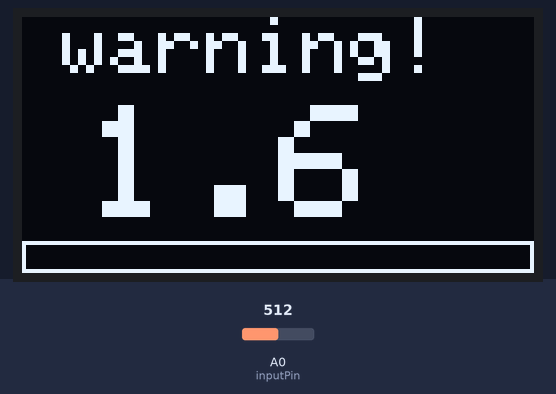
This sketch was run on a simulated Arduino Uno, built with avr-gcc and run on an emulated ATmega328P. Shown: 128×64 one-colour display. The inputs (shaded band) are chosen by the test bench; at power-on: A0 (inputPin) = 512.

Above: at 3.03 s.
3.3 s: A0 (inputPin) set to 716
At 3.59 s:
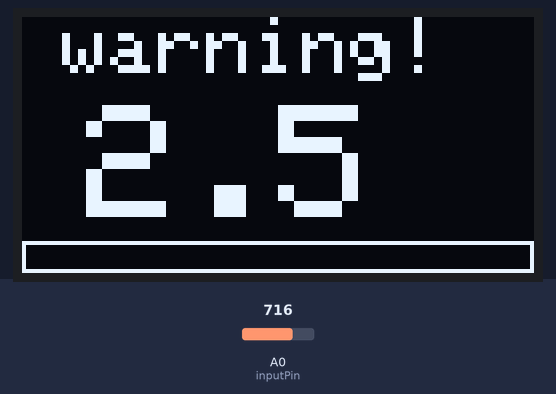
4.9 s: A0 (inputPin) set to 970
At 5.26 s:
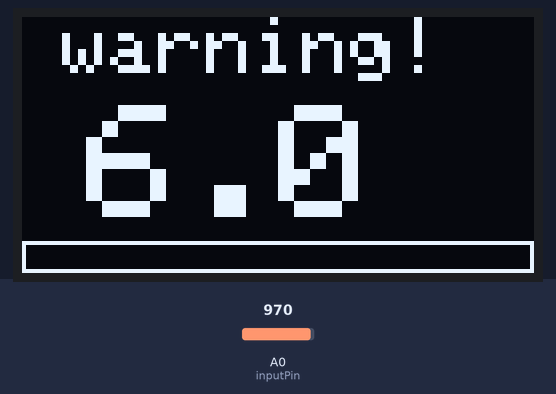
6.6 s: A0 (inputPin) set to 998
At 13.0 s:
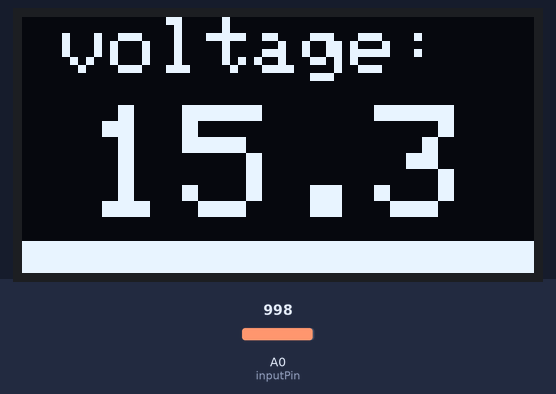
Timing chart, 0 to 14.5 s (numbered marks = the images above; inputs shaded):
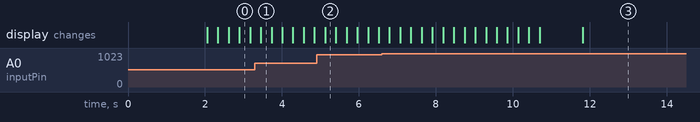

Measured:
- the behaviour switches between 985 and 986 on A0 (inputPin) (found by bisection; images 2 and 3)

The sketch:

readvoltage.ino
```cpp
#include <Wire.h>
#include <Adafruit_GFX.h>
#include <Adafruit_SSD1306.h>
#include "LowPower.h"

#define SCREEN_WIDTH 128 // OLED display width, in pixels
#define SCREEN_HEIGHT 64 // OLED display height, in pixels
#define TOP_CHARGE 14600 // top battery voltage
#define BOTTOM_CHARGE 10200 // bottom battery voltage

// Declaration for an SSD1306 display connected to I2C (SDA, SCL pins)
Adafruit_SSD1306 display(SCREEN_WIDTH, SCREEN_HEIGHT, &Wire, -1);

/*
 * Using Smoothing example from Arduino public domain
 *  * created 22 Apr 2007
 * by David A. Mellis  <dam@mellis.org>
 * modified 9 Apr 2012
 * by Tom Igoe
 * http://www.arduino.cc/en/Tutorial/Smoothing
 *
 * The rest of the code is pieced together from my experimentation and
 * various examples/tutorials out there on the World Wide Interwebs (WWI)
 * - Rex Vokey (KE6MT) 12 Aug 2019
 */

const int numReadings = 20;

int readings[numReadings];      // the readings from the analog input
int readIndex = 0;              // the index of the current reading
int total = 0;                  // the running total
int average = 0;                // the average
float voltMappedAverage = 0;        // mapped average for voltage
int dispMappedAverage = 0;      // for bar display
float voltage = 0;            // floating point voltage

int top90 = 100;
int middle = 100;
int bottom = 0;
bool battLow = false;


int inputPin = A0;

void setup() {
  // initialize serial communication with computer:
  Serial.begin(19200);

  if(!display.begin(SSD1306_SWITCHCAPVCC, 0x3C)) {
    Serial.println(F("SSD1306 allocation failed"));
    for(;;);
  }
  delay(2000);
  display.clearDisplay();
  display.setTextSize(2);
  display.setTextColor(WHITE);
  display.setCursor(0, 10);
  // initialize all the readings to 0:
  for (int thisReading = 0; thisReading < numReadings; thisReading++) {
    readings[thisReading] = 0;
  }
}

void loop() {
  // subtract the last reading:
  total = total - readings[readIndex];
  // read from the sensor:
  readings[readIndex] = analogRead(inputPin);
  // add the reading to the total:
  total = total + readings[readIndex];
  // advance to the next position in the array:
  readIndex = readIndex + 1;

  // if we're at the end of the array...
  if (readIndex >= numReadings) {
    // ...wrap around to the beginning:
    readIndex = 0;
  }

  // calculate the average:
  average = total / numReadings;
  // turn into mapped voltage, based on our voltage divider figures
  voltMappedAverage = float(map(average,0,1023,0,15670));
  // bring integer down to floating point voltage
  voltage = voltMappedAverage/1000;

  // really crude capacity meter - currently based on 4S LiFePO4
  if (voltMappedAverage > 13000) {
    top90 = map((TOP_CHARGE - voltMappedAverage),0,(TOP_CHARGE - 13000),10,0);
    dispMappedAverage = map(90 + top90,1,100,1,126);
    battLow = false;
  } else if (voltMappedAverage > 12400) {
    middle = map((13000 - voltMappedAverage),0,(13000 - 12400),60,0);
    dispMappedAverage = map(20 + middle,1,100,1,126);
    battLow = false;
  } else {
    bottom = map((12400 - voltMappedAverage),0,(12400 - BOTTOM_CHARGE),20,0);
    dispMappedAverage = map(bottom,1,100,1,126);
    battLow = true;
  }

  // Display all the infos
  display.clearDisplay();
  display.setCursor(10, 0);
  display.setTextSize(2);
  // display warning text if it's time to disconnect (could do other things here, like perform a shutdown)
  if (battLow) {
    display.println("warning!");
  } else {
    display.println("voltage:");
  }
  display.setTextSize(4);
  display.setCursor(16,22);
  // display voltage with one decimal place
  display.print(voltage,1);
  // capacity bar
  display.drawRect(0,56,128,8, WHITE);
  display.fillRect(0,57,dispMappedAverage,6, WHITE);
  display.display();
  LowPower.powerDown(SLEEP_250MS, ADC_OFF, BOD_OFF); // 250ms = ~4 reads per second, with the µcontroller powered down in between reads
  // if we want to truly go low-power, though, would need to disable LEDs on the Arduino, and only have the oled display on when needed
  // (maybe use a toggle for that?)

}
```
